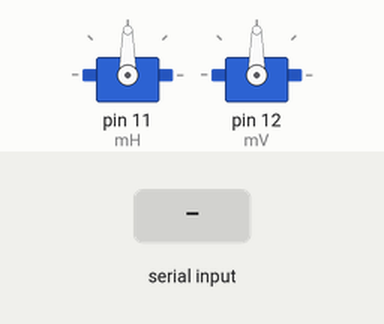
Bench run of a sketch on a simulated Arduino Uno, built with avr-gcc and run on an emulated ATmega328P. On the bench: 2 × servo. The inputs (shaded band) are chosen by the test bench.

Above: at 1.2 s.
1.3 s: "90,45\n" received over Serial
At 1.7 s:
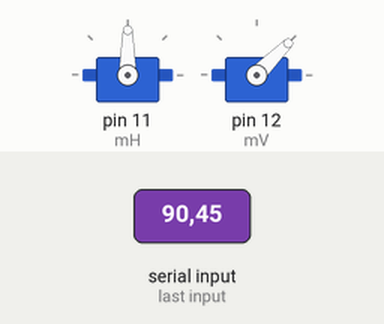
2.8 s: "30,150\n" received over Serial
At 4.0 s:
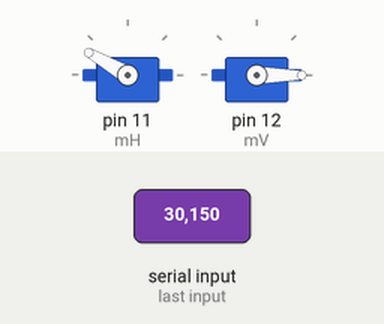
4.3 s: "1,90\n" received over Serial
At 5.2 s:
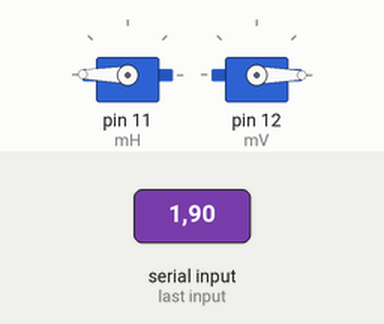
Timing chart, 0 to 7.3 s (numbered marks = the images above; inputs shaded):
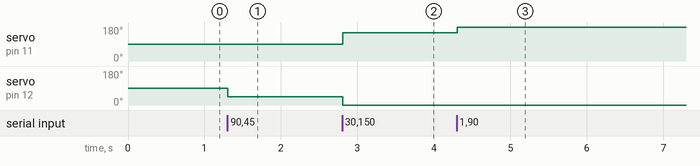

Measured:
- after the input at 1.3 s, servo on pin 12 (mV): 90° → 45° at once
- after the input at 2.8 s, servo on pin 11 (mH): 90° → 150° at once; servo on pin 12 (mV): 45° → 0° at once
- after the input at 4.3 s, servo on pin 11 (mH): 150° → 179° at once

The sketch:

torreTitoManoloTrackingColorArduino.ino
```cpp
/*Brazo Robot controlado por Bluetooth
 * Este programa facilita la comunicación de Arduino por Bluetooth
 * con un dispositivo Android para el control de un brazo robot
 * (base giratoria, dos brazos articulados y una pinza) mediante
 * dispositivos táctiles.
 * Creado por Antonio Gómez García
 * IES Eduardo Valencia
 * Calzada de Calatrava, Ciudad Real
 * Spain
 * 28 Aug 2016
 */
#include<Servo.h>
Servo mH,mV;

int datos[2];

void setup() {
  // You should know and modify, in case, the value
  //in Serial.begin according to the Bluetooth module
  // you are using. I.E., Zum Card from BQ Electronics
  //uses 19200, whereas JY-MCU module is usually 9600
Serial.begin(9600);
mH.attach(11);
mV.attach(12);
mH.write(90);
mV.write(90);


}

void loop() {
  // put your main code here, to run repeatedly:
   while (Serial.available() > 0) {

    // do it again:
    int valorX = Serial.parseInt();
    // do it again:
    int valorY = Serial.parseInt();

    // look for the newline. That's the end of the
    // sentence:
    if (Serial.read() == '\n') {

     mH.write(180-valorX);
     mV.write(90-valorY);
    }

      // print the two numbers in one string as decimal:


    }

}
```
